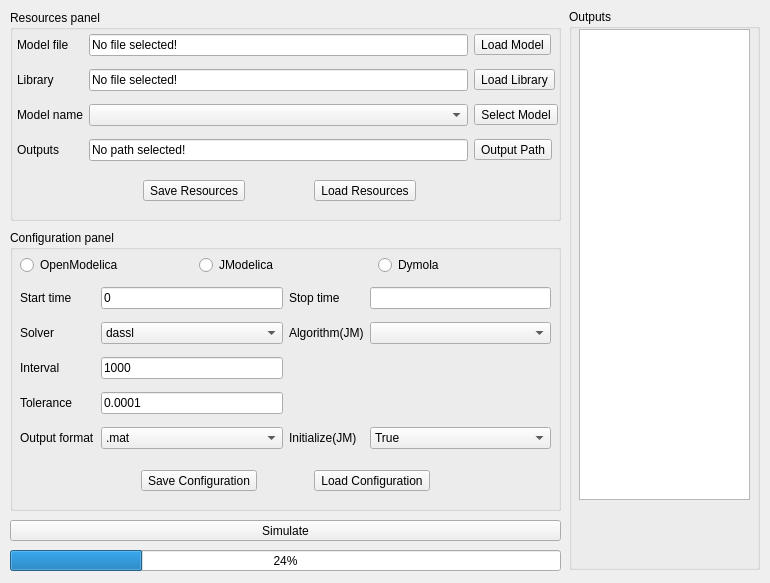
<?xml version="1.0" encoding="UTF-8"?>
<ui version="4.0">
 <class>mee_simulation_gui</class>
 <widget class="QDialog" name="mee_simulation_gui">
  <property name="geometry">
   <rect>
    <x>0</x>
    <y>0</y>
    <width>770</width>
    <height>583</height>
   </rect>
  </property>
  <property name="sizePolicy">
   <sizepolicy hsizetype="Fixed" vsizetype="Fixed">
    <horstretch>0</horstretch>
    <verstretch>0</verstretch>
   </sizepolicy>
  </property>
  <property name="windowTitle">
   <string>Model Execution Engine</string>
  </property>
  <widget class="QGroupBox" name="groupBox">
   <property name="geometry">
    <rect>
     <x>10</x>
     <y>230</y>
     <width>551</width>
     <height>281</height>
    </rect>
   </property>
   <property name="title">
    <string>Configuration panel</string>
   </property>
   <widget class="QWidget" name="layoutWidget">
    <property name="geometry">
     <rect>
      <x>10</x>
      <y>20</y>
      <width>531</width>
      <height>31</height>
     </rect>
    </property>
    <layout class="QGridLayout" name="gridLayout_2">
     <item row="0" column="0">
      <widget class="QRadioButton" name="rbt_omc">
       <property name="text">
        <string>OpenModelica</string>
       </property>
      </widget>
     </item>
     <item row="0" column="1">
      <widget class="QRadioButton" name="rbt_jm">
       <property name="text">
        <string>JModelica</string>
       </property>
      </widget>
     </item>
     <item row="0" column="2">
      <widget class="QRadioButton" name="rbt_dy">
       <property name="text">
        <string>Dymola</string>
       </property>
      </widget>
     </item>
    </layout>
   </widget>
   <widget class="QWidget" name="layoutWidget">
    <property name="geometry">
     <rect>
      <x>10</x>
      <y>50</y>
      <width>531</width>
      <height>181</height>
     </rect>
    </property>
    <layout class="QGridLayout" name="gridLayout_4">
     <item row="0" column="0">
      <widget class="QLabel" name="label_5">
       <property name="text">
        <string>Start time</string>
       </property>
      </widget>
     </item>
     <item row="0" column="1">
      <widget class="QLineEdit" name="txt_startTime">
       <property name="text">
        <string>0</string>
       </property>
      </widget>
     </item>
     <item row="0" column="2">
      <widget class="QLabel" name="label_6">
       <property name="text">
        <string>Stop time</string>
       </property>
      </widget>
     </item>
     <item row="0" column="3">
      <widget class="QLineEdit" name="txt_stopTime"/>
     </item>
     <item row="1" column="0">
      <widget class="QLabel" name="label_7">
       <property name="text">
        <string>Solver</string>
       </property>
      </widget>
     </item>
     <item row="1" column="2">
      <widget class="QLabel" name="label_8">
       <property name="text">
        <string>Algorithm(JM)</string>
       </property>
      </widget>
     </item>
     <item row="2" column="0">
      <widget class="QLabel" name="label_9">
       <property name="text">
        <string>Interval</string>
       </property>
      </widget>
     </item>
     <item row="2" column="1">
      <widget class="QLineEdit" name="txt_interval">
       <property name="text">
        <string>1000</string>
       </property>
      </widget>
     </item>
     <item row="3" column="0">
      <widget class="QLabel" name="label_10">
       <property name="text">
        <string>Tolerance</string>
       </property>
      </widget>
     </item>
     <item row="3" column="1">
      <widget class="QLineEdit" name="txt_tolerance">
       <property name="text">
        <string>0.0001</string>
       </property>
      </widget>
     </item>
     <item row="4" column="0">
      <widget class="QLabel" name="label_11">
       <property name="text">
        <string>Output format</string>
       </property>
      </widget>
     </item>
     <item row="4" column="2">
      <widget class="QLabel" name="label_12">
       <property name="text">
        <string>Initialize(JM)</string>
       </property>
      </widget>
     </item>
     <item row="1" column="1">
      <widget class="QComboBox" name="cbx_solver">
       <item>
        <property name="text">
         <string>dassl</string>
        </property>
       </item>
       <item>
        <property name="text">
         <string>Rkfix2</string>
        </property>
       </item>
      </widget>
     </item>
     <item row="1" column="3">
      <widget class="QComboBox" name="cbx_jmAlgorithm"/>
     </item>
     <item row="4" column="1">
      <widget class="QComboBox" name="cbx_format">
       <item>
        <property name="text">
         <string>.mat</string>
        </property>
       </item>
       <item>
        <property name="text">
         <string>.h5</string>
        </property>
       </item>
       <item>
        <property name="text">
         <string>.csv</string>
        </property>
       </item>
      </widget>
     </item>
     <item row="4" column="3">
      <widget class="QComboBox" name="cbx_jmInit">
       <item>
        <property name="text">
         <string>True</string>
        </property>
       </item>
       <item>
        <property name="text">
         <string>False</string>
        </property>
       </item>
      </widget>
     </item>
    </layout>
   </widget>
   <widget class="QWidget" name="layoutWidget">
    <property name="geometry">
     <rect>
      <x>80</x>
      <y>230</y>
      <width>391</width>
      <height>41</height>
     </rect>
    </property>
    <layout class="QGridLayout" name="gridLayout_5">
     <item row="0" column="0">
      <widget class="QToolButton" name="btn_saveConfig">
       <property name="text">
        <string>Save Configuration</string>
       </property>
      </widget>
     </item>
     <item row="0" column="1">
      <widget class="QToolButton" name="btn_loadConfig">
       <property name="text">
        <string>Load Configuration</string>
       </property>
      </widget>
     </item>
    </layout>
   </widget>
  </widget>
  <widget class="QProgressBar" name="progressBar">
   <property name="geometry">
    <rect>
     <x>10</x>
     <y>550</y>
     <width>551</width>
     <height>21</height>
    </rect>
   </property>
   <property name="maximumSize">
    <size>
     <width>16777215</width>
     <height>21</height>
    </size>
   </property>
   <property name="value">
    <number>24</number>
   </property>
  </widget>
  <widget class="QGroupBox" name="groupBox_2">
   <property name="geometry">
    <rect>
     <x>10</x>
     <y>10</y>
     <width>551</width>
     <height>211</height>
    </rect>
   </property>
   <property name="layoutDirection">
    <enum>Qt::LeftToRight</enum>
   </property>
   <property name="autoFillBackground">
    <bool>false</bool>
   </property>
   <property name="title">
    <string>Resources panel</string>
   </property>
   <widget class="QWidget" name="layoutWidget">
    <property name="geometry">
     <rect>
      <x>70</x>
      <y>160</y>
      <width>401</width>
      <height>41</height>
     </rect>
    </property>
    <layout class="QGridLayout" name="gridLayout_3">
     <item row="0" column="0">
      <widget class="QToolButton" name="btn_saveResources">
       <property name="text">
        <string>Save Resources</string>
       </property>
      </widget>
     </item>
     <item row="0" column="1">
      <widget class="QToolButton" name="btn_loadResources">
       <property name="text">
        <string>Load Resources</string>
       </property>
      </widget>
     </item>
    </layout>
   </widget>
   <widget class="QWidget" name="layoutWidget">
    <property name="geometry">
     <rect>
      <x>7</x>
      <y>17</y>
      <width>541</width>
      <height>141</height>
     </rect>
    </property>
    <layout class="QGridLayout" name="gridLayout">
     <item row="0" column="0">
      <widget class="QLabel" name="label">
       <property name="text">
        <string>Model file</string>
       </property>
      </widget>
     </item>
     <item row="0" column="1">
      <widget class="QLineEdit" name="txt_modelFile">
       <property name="text">
        <string>No file selected!</string>
       </property>
      </widget>
     </item>
     <item row="0" column="2">
      <widget class="QToolButton" name="btn_loadModelFile">
       <property name="text">
        <string>Load Model</string>
       </property>
      </widget>
     </item>
     <item row="1" column="0">
      <widget class="QLabel" name="label_2">
       <property name="text">
        <string>Library</string>
       </property>
      </widget>
     </item>
     <item row="1" column="1">
      <widget class="QLineEdit" name="txt_libraryFile">
       <property name="text">
        <string>No file selected!</string>
       </property>
      </widget>
     </item>
     <item row="1" column="2">
      <widget class="QToolButton" name="btn_loadLibraryFile">
       <property name="text">
        <string>Load Library</string>
       </property>
      </widget>
     </item>
     <item row="2" column="0">
      <widget class="QLabel" name="label_3">
       <property name="sizePolicy">
        <sizepolicy hsizetype="Fixed" vsizetype="Preferred">
         <horstretch>0</horstretch>
         <verstretch>0</verstretch>
        </sizepolicy>
       </property>
       <property name="text">
        <string>Model name</string>
       </property>
      </widget>
     </item>
     <item row="2" column="2">
      <widget class="QToolButton" name="btn_loadModel">
       <property name="sizePolicy">
        <sizepolicy hsizetype="Fixed" vsizetype="Fixed">
         <horstretch>0</horstretch>
         <verstretch>0</verstretch>
        </sizepolicy>
       </property>
       <property name="text">
        <string>Select Model</string>
       </property>
      </widget>
     </item>
     <item row="3" column="0">
      <widget class="QLabel" name="label_4">
       <property name="text">
        <string>Outputs</string>
       </property>
      </widget>
     </item>
     <item row="3" column="1">
      <widget class="QLineEdit" name="txt_outPath">
       <property name="text">
        <string>No path selected!</string>
       </property>
      </widget>
     </item>
     <item row="3" column="2">
      <widget class="QToolButton" name="btn_loadOutPath">
       <property name="text">
        <string>Output Path</string>
       </property>
      </widget>
     </item>
     <item row="2" column="1">
      <widget class="QComboBox" name="cbx_modelList"/>
     </item>
    </layout>
   </widget>
  </widget>
  <widget class="QToolButton" name="btn_simulate">
   <property name="geometry">
    <rect>
     <x>10</x>
     <y>520</y>
     <width>551</width>
     <height>21</height>
    </rect>
   </property>
   <property name="text">
    <string>Simulate</string>
   </property>
  </widget>
  <widget class="QGroupBox" name="groupBox_3">
   <property name="geometry">
    <rect>
     <x>569</x>
     <y>9</y>
     <width>191</width>
     <height>561</height>
    </rect>
   </property>
   <property name="title">
    <string>Outputs</string>
   </property>
   <widget class="QTreeView" name="treeView">
    <property name="geometry">
     <rect>
      <x>10</x>
      <y>20</y>
      <width>171</width>
      <height>471</height>
     </rect>
    </property>
   </widget>
  </widget>
 </widget>
 <resources/>
 <connections/>
</ui>
